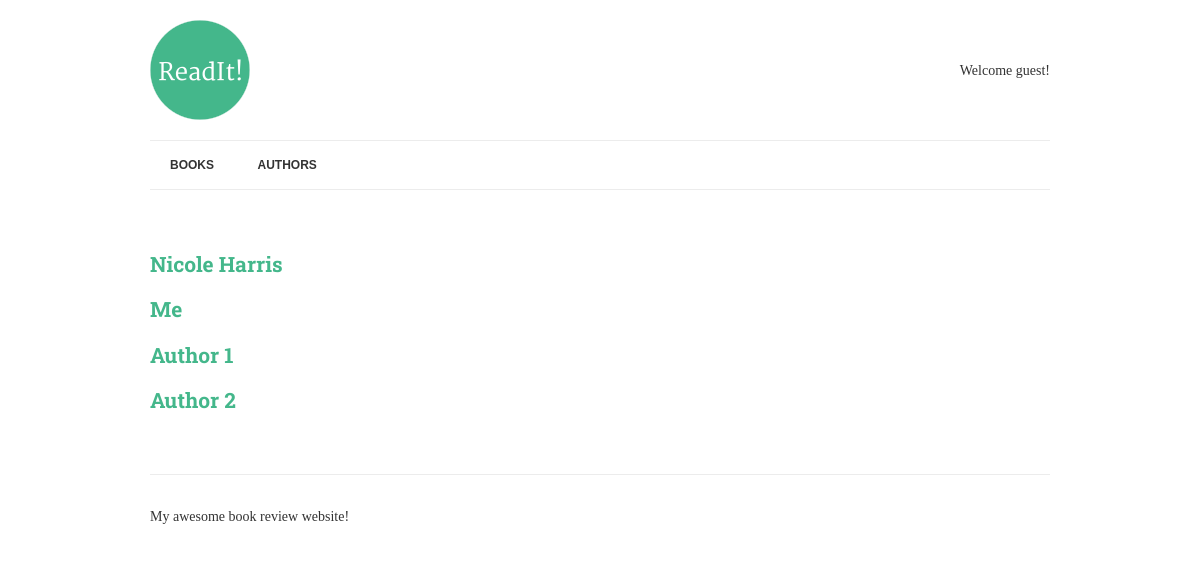
/authors/, run on an earlier commit of the app's database.
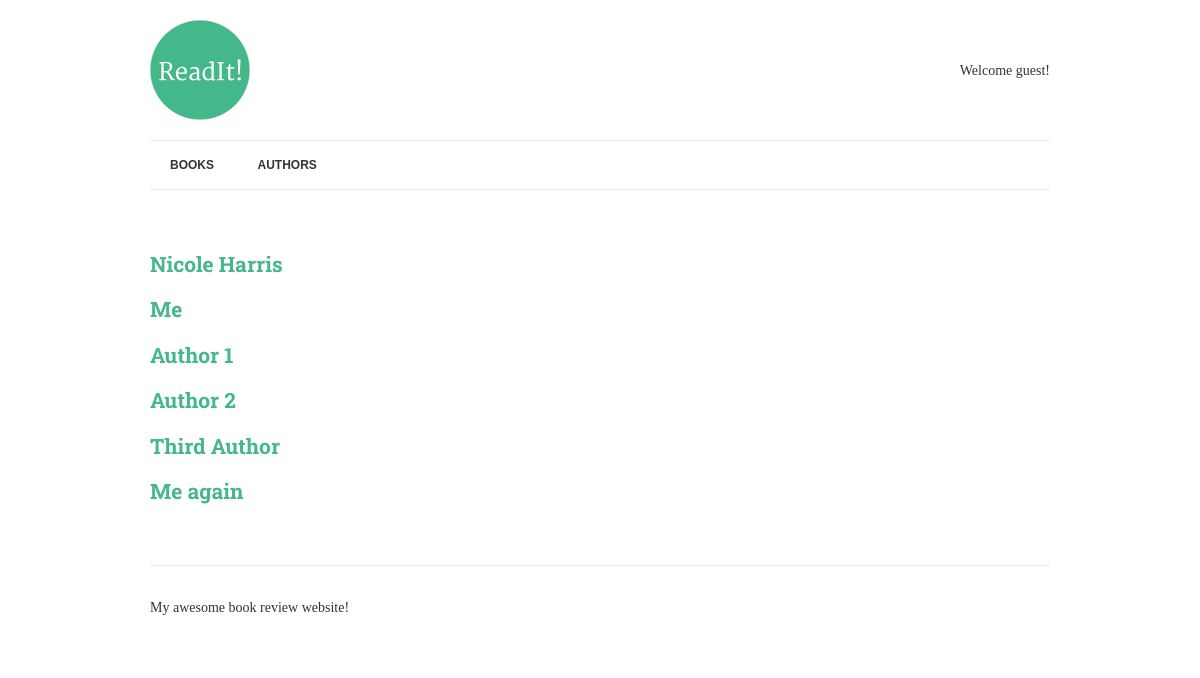
And on a later commit of the database.
### books/models.py (models this page shows, shortened)
class Author(models.Model):
    name = models.CharField(max_length=70, help_text="Use pen name, not real name", unique=True)

### books/views.py (the view)
# urls.py: url(r'^authors/$', AuthorList.as_view(), name='authors'),
class AuthorList(View):
    def get(self, request):
        authors = Author.objects.annotate(
            published_books=Count('books')
        ).filter (
            published_books__gt=0
        )
        context = {
            'authors': authors
        }
        return render(request, "authors.html", context)

### books/templates/authors.html
{% extends "base.html" %}
{% block content %}
    {% for author in authors %}
        <h2><a href="{% url 'author-detail' author.pk %}"> {{ author.name }}</a></h2>
    {% endfor %}
{% endblock %}

### readit/templates/base.html (shortened to what this page needs)
{% load static %}
<!DOCTYPE html>
<html lang="en">
<head>
    <link rel="stylesheet" href="{% static 'css/normalize.css' %}">
    <link rel="stylesheet" href="{% static 'css/style.css' %}">
</head>
<body>
    <div class="container">
        <header>
            <img src="{% static 'img/logo.png' %}" alt="ReadIt!" class="logo" />
            <div class="welcome">
                {% if request.user.is_authenticated %}
                    <p>Hello {{ request.user.username|title }}, you last logged in at {{ request.user.last_login|date:"D d M Y" }}</p>
                {% else %}
                    <p>Welcome guest!</p>
                {% endif %}
            </div>
        </header>
        <nav>
            <a href="{% url 'books' %}">Books</a>
            <a href="{% url 'authors' %}">Authors</a>
        </nav>
        <main>
            {% block content %}{% endblock %}
        </main>
        <footer>
            <p>My awesome book review website!</p>
        </footer>
    </div>
</body>
</html>

### readit/static/css/style.css (style rules this page uses)
.container { width: 900px; max-width: 90%; margin: 0 auto; padding: 0; }
header { border-bottom: 1px solid #ececec; padding: 20px 0; display: table; width: 100%; }
footer { border-top: 1px solid #ececec; padding: 20px 0; margin-top: 60px; }
.logo { padding-right: 20px; display: table-cell; }
.welcome { display: table-cell; vertical-align: middle; text-align: right; line-height: 1.5; }
nav { clear: both; border-bottom: 1px solid #ececec; margin-bottom: 60px; }
nav a { font-size: 12px; font-weight: bold; line-height: 18px; padding: 15px 20px; display: inline-block; text-transform: uppercase; font-family: Arial, serif; color: #333; }
body { font-family: 'Merriweather', serif; color: #333; font-size: 14px; }
h1, h2, h3, h4, h5, h6 { font-family: 'Roboto Slab', serif; }
a { color: #44B78B; text-decoration: none; }

What changed in the data, as far as the page shows it:
added Author: name "Third Author"
added Author: name "Me again"
